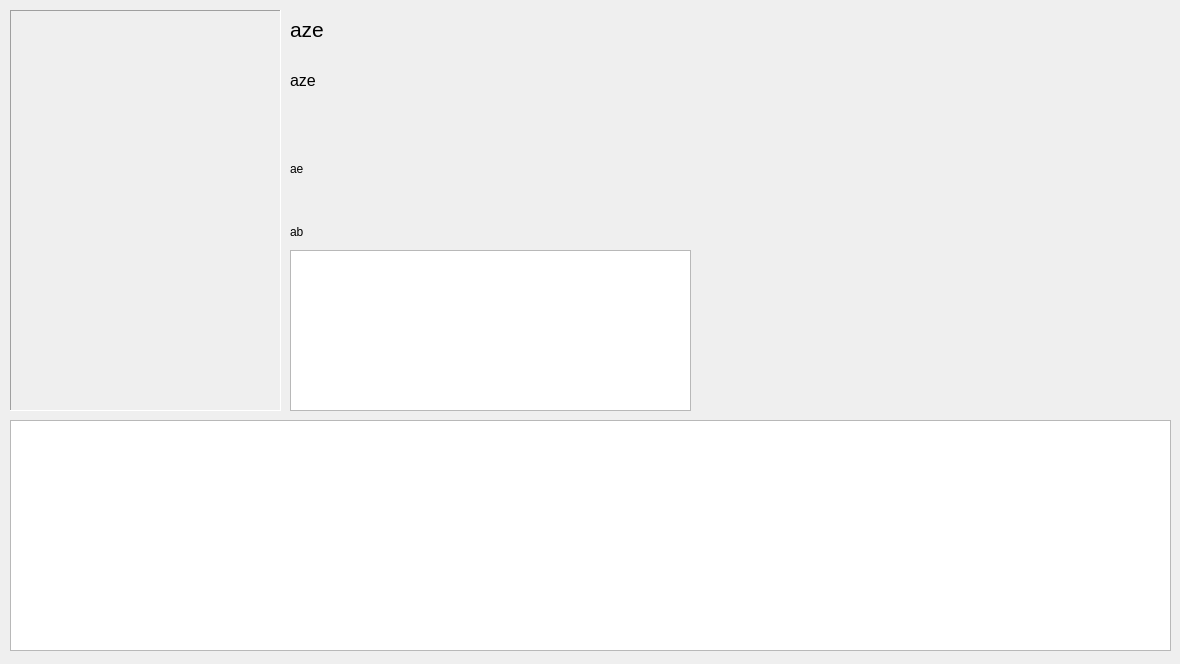
<?xml version="1.0" encoding="UTF-8"?>
<ui version="4.0">
 <class>MSTabInfo</class>
 <widget class="QWidget" name="MSTabInfo">
  <property name="geometry">
   <rect>
    <x>0</x>
    <y>0</y>
    <width>1180</width>
    <height>664</height>
   </rect>
  </property>
  <property name="sizePolicy">
   <sizepolicy hsizetype="Expanding" vsizetype="Expanding">
    <horstretch>0</horstretch>
    <verstretch>0</verstretch>
   </sizepolicy>
  </property>
  <property name="windowTitle">
   <string>Form</string>
  </property>
  <widget class="MSImage" name="TabInfo_Image_Label">
   <property name="geometry">
    <rect>
     <x>10</x>
     <y>10</y>
     <width>271</width>
     <height>401</height>
    </rect>
   </property>
   <property name="sizePolicy">
    <sizepolicy hsizetype="Ignored" vsizetype="Ignored">
     <horstretch>0</horstretch>
     <verstretch>0</verstretch>
    </sizepolicy>
   </property>
   <property name="frameShape">
    <enum>QFrame::Panel</enum>
   </property>
   <property name="frameShadow">
    <enum>QFrame::Sunken</enum>
   </property>
   <property name="text">
    <string/>
   </property>
   <property name="scaledContents">
    <bool>false</bool>
   </property>
   <property name="alignment">
    <set>Qt::AlignCenter</set>
   </property>
  </widget>
  <widget class="QLabel" name="TabInfo_OriTitle_Label">
   <property name="enabled">
    <bool>true</bool>
   </property>
   <property name="geometry">
    <rect>
     <x>10</x>
     <y>660</y>
     <width>281</width>
     <height>51</height>
    </rect>
   </property>
   <property name="sizePolicy">
    <sizepolicy hsizetype="Preferred" vsizetype="Ignored">
     <horstretch>0</horstretch>
     <verstretch>0</verstretch>
    </sizepolicy>
   </property>
   <property name="font">
    <font>
     <pointsize>10</pointsize>
    </font>
   </property>
   <property name="text">
    <string/>
   </property>
   <property name="scaledContents">
    <bool>true</bool>
   </property>
  </widget>
  <widget class="QLabel" name="TabInfo_VoteAverage_Label">
   <property name="geometry">
    <rect>
     <x>1070</x>
     <y>610</y>
     <width>61</width>
     <height>31</height>
    </rect>
   </property>
   <property name="sizePolicy">
    <sizepolicy hsizetype="Preferred" vsizetype="Ignored">
     <horstretch>0</horstretch>
     <verstretch>0</verstretch>
    </sizepolicy>
   </property>
   <property name="text">
    <string/>
   </property>
   <property name="scaledContents">
    <bool>true</bool>
   </property>
  </widget>
  <widget class="QLabel" name="TabInfo_VoteCount_Label">
   <property name="geometry">
    <rect>
     <x>590</x>
     <y>450</y>
     <width>91</width>
     <height>41</height>
    </rect>
   </property>
   <property name="sizePolicy">
    <sizepolicy hsizetype="Preferred" vsizetype="Ignored">
     <horstretch>0</horstretch>
     <verstretch>0</verstretch>
    </sizepolicy>
   </property>
   <property name="text">
    <string/>
   </property>
   <property name="scaledContents">
    <bool>true</bool>
   </property>
  </widget>
  <widget class="QLabel" name="TabInfo_Popularity_Label">
   <property name="geometry">
    <rect>
     <x>830</x>
     <y>570</y>
     <width>71</width>
     <height>61</height>
    </rect>
   </property>
   <property name="sizePolicy">
    <sizepolicy hsizetype="Preferred" vsizetype="Ignored">
     <horstretch>0</horstretch>
     <verstretch>0</verstretch>
    </sizepolicy>
   </property>
   <property name="text">
    <string/>
   </property>
   <property name="scaledContents">
    <bool>true</bool>
   </property>
  </widget>
  <widget class="QWidget" name="verticalLayoutWidget">
   <property name="geometry">
    <rect>
     <x>290</x>
     <y>10</y>
     <width>881</width>
     <height>241</height>
    </rect>
   </property>
   <layout class="QVBoxLayout" name="verticalLayout" stretch="0,0,0,0,0,0">
    <property name="spacing">
     <number>12</number>
    </property>
    <property name="sizeConstraint">
     <enum>QLayout::SetNoConstraint</enum>
    </property>
    <item>
     <widget class="QLabel" name="TabInfo_Title_Label">
      <property name="sizePolicy">
       <sizepolicy hsizetype="Preferred" vsizetype="Ignored">
        <horstretch>0</horstretch>
        <verstretch>0</verstretch>
       </sizepolicy>
      </property>
      <property name="font">
       <font>
        <pointsize>16</pointsize>
       </font>
      </property>
      <property name="text">
       <string>aze</string>
      </property>
      <property name="wordWrap">
       <bool>true</bool>
      </property>
     </widget>
    </item>
    <item>
     <widget class="QLabel" name="TabInfo_Tagline_Label">
      <property name="sizePolicy">
       <sizepolicy hsizetype="Preferred" vsizetype="Ignored">
        <horstretch>0</horstretch>
        <verstretch>0</verstretch>
       </sizepolicy>
      </property>
      <property name="font">
       <font>
        <pointsize>12</pointsize>
       </font>
      </property>
      <property name="text">
       <string>aze</string>
      </property>
      <property name="wordWrap">
       <bool>true</bool>
      </property>
     </widget>
    </item>
    <item>
     <widget class="QLabel" name="TabInfo_ReleaseDate_Label">
      <property name="sizePolicy">
       <sizepolicy hsizetype="Preferred" vsizetype="Ignored">
        <horstretch>0</horstretch>
        <verstretch>0</verstretch>
       </sizepolicy>
      </property>
      <property name="text">
       <string/>
      </property>
      <property name="scaledContents">
       <bool>true</bool>
      </property>
     </widget>
    </item>
    <item>
     <widget class="QLabel" name="TabInfo_Overview_Label">
      <property name="sizePolicy">
       <sizepolicy hsizetype="Preferred" vsizetype="Ignored">
        <horstretch>0</horstretch>
        <verstretch>0</verstretch>
       </sizepolicy>
      </property>
      <property name="minimumSize">
       <size>
        <width>0</width>
        <height>0</height>
       </size>
      </property>
      <property name="maximumSize">
       <size>
        <width>16777215</width>
        <height>16777215</height>
       </size>
      </property>
      <property name="text">
       <string>ae</string>
      </property>
      <property name="scaledContents">
       <bool>false</bool>
      </property>
      <property name="alignment">
       <set>Qt::AlignLeading|Qt::AlignLeft|Qt::AlignTop</set>
      </property>
      <property name="wordWrap">
       <bool>true</bool>
      </property>
     </widget>
    </item>
    <item>
     <widget class="QLabel" name="TabInfo_Homepage_Label">
      <property name="enabled">
       <bool>true</bool>
      </property>
      <property name="sizePolicy">
       <sizepolicy hsizetype="Preferred" vsizetype="Ignored">
        <horstretch>0</horstretch>
        <verstretch>0</verstretch>
       </sizepolicy>
      </property>
      <property name="text">
       <string>ab</string>
      </property>
      <property name="wordWrap">
       <bool>true</bool>
      </property>
     </widget>
    </item>
    <item>
     <spacer name="verticalSpacer_3">
      <property name="orientation">
       <enum>Qt::Vertical</enum>
      </property>
      <property name="sizeType">
       <enum>QSizePolicy::Maximum</enum>
      </property>
      <property name="sizeHint" stdset="0">
       <size>
        <width>0</width>
        <height>0</height>
       </size>
      </property>
     </spacer>
    </item>
   </layout>
  </widget>
  <widget class="QTableWidget" name="TabInfo_Cast">
   <property name="geometry">
    <rect>
     <x>290</x>
     <y>250</y>
     <width>401</width>
     <height>161</height>
    </rect>
   </property>
   <property name="selectionMode">
    <enum>QAbstractItemView::ContiguousSelection</enum>
   </property>
   <property name="selectionBehavior">
    <enum>QAbstractItemView::SelectRows</enum>
   </property>
   <property name="iconSize">
    <size>
     <width>20</width>
     <height>20</height>
    </size>
   </property>
   <property name="showGrid">
    <bool>false</bool>
   </property>
   <property name="wordWrap">
    <bool>false</bool>
   </property>
   <property name="columnCount">
    <number>2</number>
   </property>
   <attribute name="horizontalHeaderVisible">
    <bool>false</bool>
   </attribute>
   <attribute name="horizontalHeaderDefaultSectionSize">
    <number>50</number>
   </attribute>
   <attribute name="horizontalHeaderMinimumSectionSize">
    <number>50</number>
   </attribute>
   <attribute name="horizontalHeaderShowSortIndicator" stdset="0">
    <bool>true</bool>
   </attribute>
   <attribute name="verticalHeaderVisible">
    <bool>false</bool>
   </attribute>
   <column/>
   <column/>
  </widget>
  <widget class="QTableWidget" name="TabInfo_Images">
   <property name="geometry">
    <rect>
     <x>10</x>
     <y>420</y>
     <width>1161</width>
     <height>231</height>
    </rect>
   </property>
   <property name="rowCount">
    <number>1</number>
   </property>
   <attribute name="horizontalHeaderVisible">
    <bool>false</bool>
   </attribute>
   <attribute name="horizontalHeaderDefaultSectionSize">
    <number>150</number>
   </attribute>
   <attribute name="verticalHeaderVisible">
    <bool>false</bool>
   </attribute>
   <attribute name="verticalHeaderDefaultSectionSize">
    <number>230</number>
   </attribute>
   <row/>
  </widget>
 </widget>
 <customwidgets>
  <customwidget>
   <class>MSImage</class>
   <extends>QLabel</extends>
   <header>MSImage.h</header>
  </customwidget>
 </customwidgets>
 <resources/>
 <connections/>
</ui>
